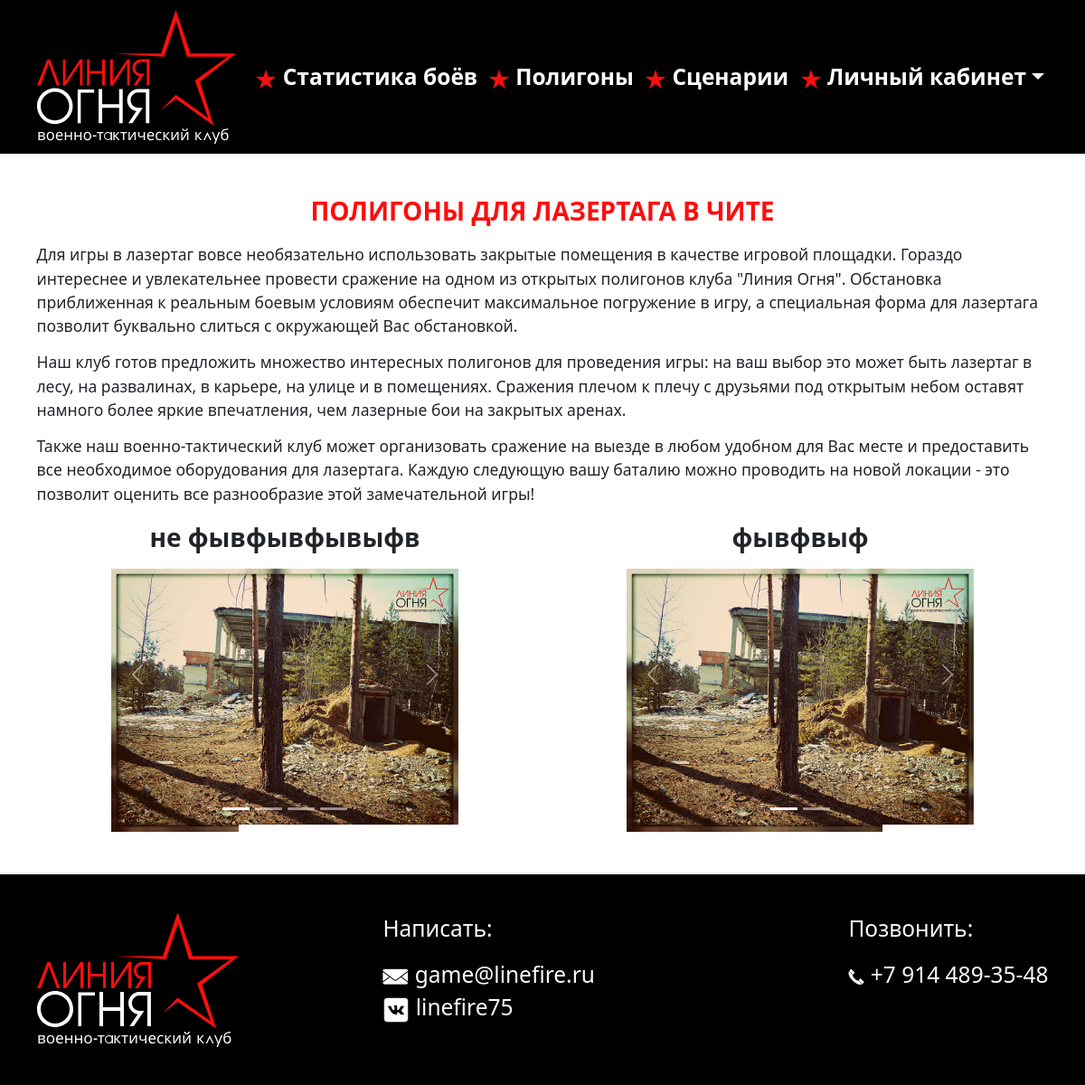
Page /polygons/ (signed in) on the committed database.
### main/models.py (models this page shows, shortened)
class Polygon(models.Model):
    title = models.CharField(max_length=200)
    description = models.TextField()
    image1 = models.ImageField(upload_to='polygons/')
    image2 = models.ImageField(upload_to='polygons/', blank=True, null=True)
    image3 = models.ImageField(upload_to='polygons/', blank=True, null=True)
    image4 = models.ImageField(upload_to='polygons/', blank=True, null=True)

### main/views.py (the view)
# urls.py: path('polygons/', PolygonListView.as_view(), name='polygons'),
class PolygonListView(ListView):
    model = Polygon
    template_name = 'polygon/polygon.html'

### main/context_processors.py (called while the page is built)
def contact_form(request):
    return {'contact_form': ContactForm()}

### main/templates/polygon/polygon.html
{% load static %}
{% include 'layout/top.html' %}
{% include 'layout/navbar.html' %}
{% include 'polygon/polygon_list.html' %}
{% include 'layout/footer.html' %}
{% include 'layout/bottom.html' %}

### main/templates/polygon/polygon_list.html (shortened to what this page needs)
{% load static %}
<div class="container">
    <div class="mt-5">
        <p class="fw-bold fs-2 text-center" style="color:#fc0e0e">ПОЛИГОНЫ ДЛЯ ЛАЗЕРТАГА В ЧИТЕ</p>
        <p class="fs-5">Для игры в лазертаг вовсе необязательно использовать закрытые помещения в качестве игровой площадки. Гораздо интереснее и увлекательнее провести сражение на одном из открытых полигонов клуба "Линия Огня". Обстановка приближенная к реальным боевым условиям обеспечит максимальное погружение в игру, а специальная форма для лазертага позволит буквально слиться с окружающей Вас обстановкой.</p>
        <p class="fs-5">Наш клуб готов предложить множество интересных полигонов для проведения игры: на ваш выбор это может быть лазертаг в лесу, на развалинах, в карьере, на улице и в помещениях. Сражения плечом к плечу с друзьями под открытым небом оставят намного более яркие впечатления, чем лазерные бои на закрытых аренах.</p>
        <p class="fs-5">Также наш военно-тактический клуб может организовать сражение на выезде в любом удобном для Вас месте и предоставить все необходимое оборудования для лазертага. Каждую следующую вашу баталию можно проводить на новой локации - это позволит оценить все разнообразие этой замечательной игры!</p>
    </div>
    <div class="row pb-5">
        {% for polygon in object_list %}
            <div class="col-sm-6">
                <div id="{{ polygon.title|slugify }}" class="custom-container-polygons">
                    <div id="carousel{{ forloop.counter }}" class="carousel slide" data-bs-ride="carousel">
                        <div class="carousel-indicators">
                            <button type="button" data-bs-target="#carousel{{ forloop.counter }}" data-bs-slide-to="0" class="active" aria-current="true" aria-label="Slide 1"></button>
                            {% if polygon.image2 %}<button type="button" data-bs-target="#carousel{{ forloop.counter }}" data-bs-slide-to="1" aria-label="Slide 2"></button>{% endif %}
                            {% if polygon.image3 %}<button type="button" data-bs-target="#carousel{{ forloop.counter }}" data-bs-slide-to="2" aria-label="Slide 3"></button>{% endif %}
                            {% if polygon.image4 %}<button type="button" data-bs-target="#carousel{{ forloop.counter }}" data-bs-slide-to="3" aria-label="Slide 4"></button>{% endif %}
                        </div>
                       <div class="carousel-inner">
    <p class="fw-bold fs-2 text-center">{{ polygon.title }}</p>
    {% if polygon.image1 %}
    <div class="carousel-item active">
        <img src="{{ polygon.image1.url }}" class="d-block w-100" alt="{{ polygon.title }}">
    </div>
    {% endif %}
</div>
                        <button class="carousel-control-prev" type="button" data-bs-target="#carousel{{ forloop.counter }}" data-bs-slide="prev">
                            <span class="carousel-control-prev-icon" aria-hidden="true"></span>
                        </button>
                        <button class="carousel-control-next" type="button" data-bs-target="#carousel{{ forloop.counter }}" data-bs-slide="next">
                            <span class="carousel-control-next-icon" aria-hidden="true"></span>
                        </button>
                    </div>
                </div>
            </div>
        {% endfor %}
    </div>
</div>

### main/static/main/css/application.css (style rules this page uses)
html, body { padding: 0; margin: 0; font-size: 14px; font-family: "Helvetica Neue",Helvetica,Arial,sans-serif; }
img { max-width: 100%; }

### main/templates/polygon/polygon_list.html (style rules this page uses)
.custom-container-polygons { margin-left: 15%; margin-right: 15%; margin-bottom: 5px; max-width: 600px; }

### rows in the picture
Polygon: title "не фывфывфывыфв", image1 (picture)
Polygon: title "фывфвыф", image1 (picture)
